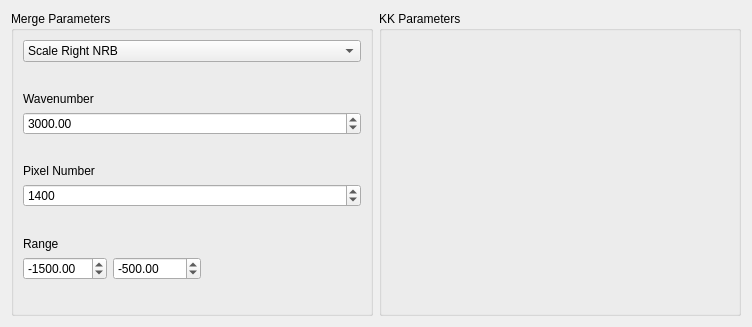
<?xml version="1.0" encoding="UTF-8"?>
<ui version="4.0">
 <class>Form</class>
 <widget class="QWidget" name="Form">
  <property name="geometry">
   <rect>
    <x>0</x>
    <y>0</y>
    <width>752</width>
    <height>327</height>
   </rect>
  </property>
  <property name="windowTitle">
   <string>Form</string>
  </property>
  <property name="styleSheet">
   <string notr="true">font: 10pt &quot;Arial&quot;;</string>
  </property>
  <layout class="QHBoxLayout" name="horizontalLayout">
   <item>
    <widget class="QGroupBox" name="groupBoxKK">
     <property name="title">
      <string>Merge Parameters</string>
     </property>
     <layout class="QVBoxLayout" name="verticalLayout_4">
      <item>
       <widget class="QComboBox" name="comboBoxScaleLeftRight">
        <property name="currentIndex">
         <number>1</number>
        </property>
        <item>
         <property name="text">
          <string>Scale Left NRB</string>
         </property>
        </item>
        <item>
         <property name="text">
          <string>Scale Right NRB</string>
         </property>
        </item>
        <item>
         <property name="text">
          <string>None</string>
         </property>
        </item>
       </widget>
      </item>
      <item>
       <spacer name="verticalSpacer">
        <property name="orientation">
         <enum>Qt::Vertical</enum>
        </property>
        <property name="sizeHint" stdset="0">
         <size>
          <width>20</width>
          <height>40</height>
         </size>
        </property>
       </spacer>
      </item>
      <item>
       <widget class="QLabel" name="label_6">
        <property name="text">
         <string>Wavenumber</string>
        </property>
       </widget>
      </item>
      <item>
       <widget class="QDoubleSpinBox" name="spinBoxWN">
        <property name="minimum">
         <double>-10000.000000000000000</double>
        </property>
        <property name="maximum">
         <double>10000.000000000000000</double>
        </property>
        <property name="value">
         <double>3000.000000000000000</double>
        </property>
       </widget>
      </item>
      <item>
       <spacer name="verticalSpacer_2">
        <property name="orientation">
         <enum>Qt::Vertical</enum>
        </property>
        <property name="sizeHint" stdset="0">
         <size>
          <width>20</width>
          <height>40</height>
         </size>
        </property>
       </spacer>
      </item>
      <item>
       <widget class="QLabel" name="label_7">
        <property name="text">
         <string>Pixel Number</string>
        </property>
       </widget>
      </item>
      <item>
       <widget class="QSpinBox" name="spinBoxPix">
        <property name="minimum">
         <number>-10000</number>
        </property>
        <property name="maximum">
         <number>10000</number>
        </property>
        <property name="value">
         <number>1400</number>
        </property>
       </widget>
      </item>
      <item>
       <spacer name="verticalSpacer_3">
        <property name="orientation">
         <enum>Qt::Vertical</enum>
        </property>
        <property name="sizeHint" stdset="0">
         <size>
          <width>20</width>
          <height>40</height>
         </size>
        </property>
       </spacer>
      </item>
      <item>
       <widget class="QLabel" name="label">
        <property name="text">
         <string>Range</string>
        </property>
       </widget>
      </item>
      <item>
       <layout class="QHBoxLayout" name="horizontalLayout_3">
        <property name="topMargin">
         <number>0</number>
        </property>
        <item>
         <widget class="QDoubleSpinBox" name="spinBoxLowRange">
          <property name="minimum">
           <double>-10000.000000000000000</double>
          </property>
          <property name="maximum">
           <double>100000.000000000000000</double>
          </property>
          <property name="value">
           <double>-1500.000000000000000</double>
          </property>
         </widget>
        </item>
        <item>
         <widget class="QDoubleSpinBox" name="spinBoxHighRange">
          <property name="minimum">
           <double>-100000.000000000000000</double>
          </property>
          <property name="maximum">
           <double>100000.000000000000000</double>
          </property>
          <property name="value">
           <double>-500.000000000000000</double>
          </property>
         </widget>
        </item>
        <item>
         <spacer name="horizontalSpacer">
          <property name="orientation">
           <enum>Qt::Horizontal</enum>
          </property>
          <property name="sizeHint" stdset="0">
           <size>
            <width>40</width>
            <height>20</height>
           </size>
          </property>
         </spacer>
        </item>
       </layout>
      </item>
      <item>
       <spacer name="verticalSpacer_4">
        <property name="orientation">
         <enum>Qt::Vertical</enum>
        </property>
        <property name="sizeHint" stdset="0">
         <size>
          <width>20</width>
          <height>40</height>
         </size>
        </property>
       </spacer>
      </item>
     </layout>
    </widget>
   </item>
   <item>
    <widget class="QGroupBox" name="groupBoxMerge">
     <property name="title">
      <string>KK Parameters</string>
     </property>
     <layout class="QHBoxLayout" name="horizontalLayout_2">
      <property name="leftMargin">
       <number>0</number>
      </property>
      <property name="topMargin">
       <number>0</number>
      </property>
      <property name="rightMargin">
       <number>0</number>
      </property>
      <property name="bottomMargin">
       <number>0</number>
      </property>
      <item>
       <layout class="QHBoxLayout" name="horizontalLayoutKK">
        <item>
         <spacer name="horizontalSpacer_2">
          <property name="orientation">
           <enum>Qt::Horizontal</enum>
          </property>
          <property name="sizeHint" stdset="0">
           <size>
            <width>40</width>
            <height>20</height>
           </size>
          </property>
         </spacer>
        </item>
       </layout>
      </item>
     </layout>
    </widget>
   </item>
  </layout>
 </widget>
 <resources/>
 <connections/>
</ui>
